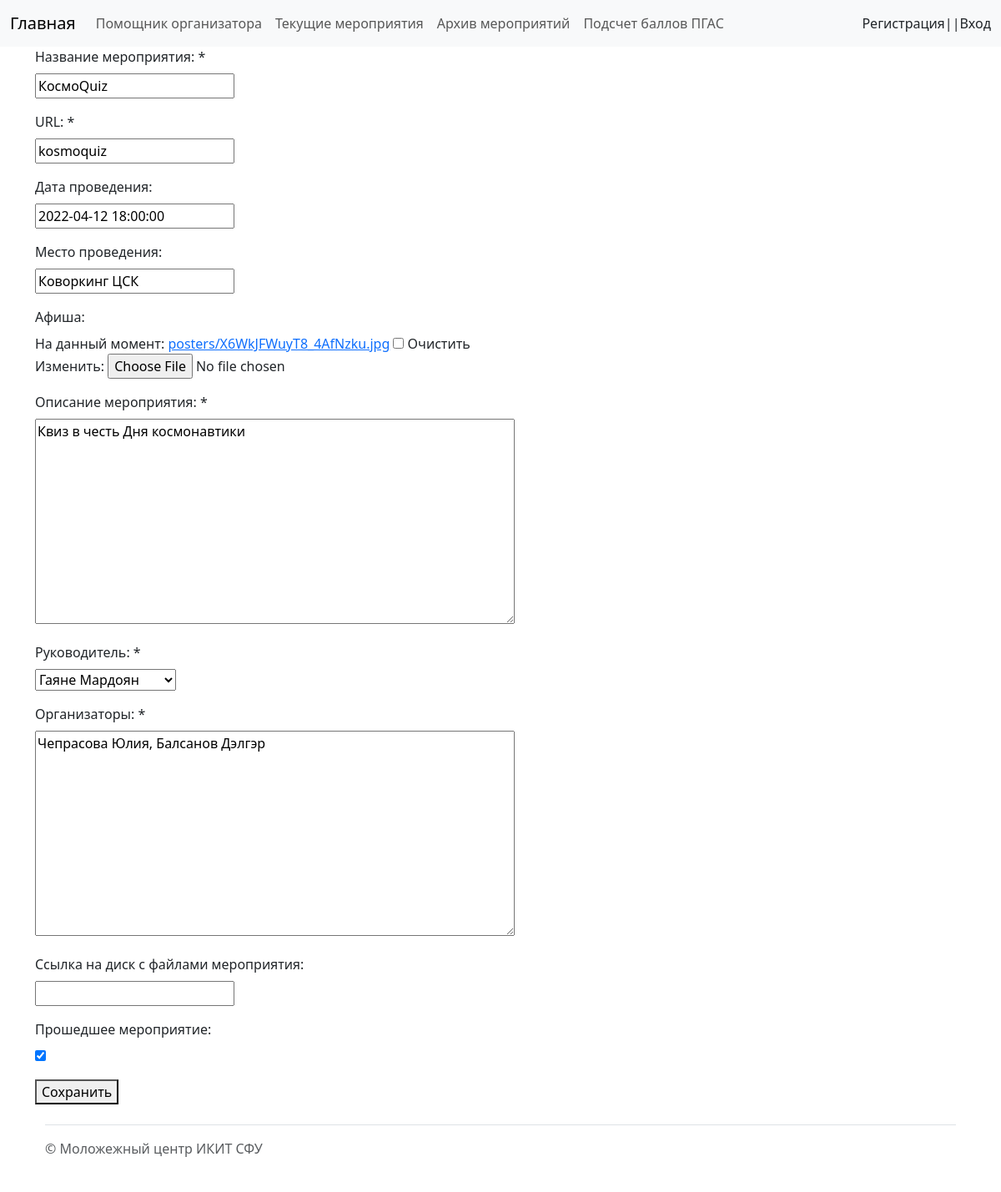
Page /event/kosmoquiz/edit/ on the committed database.
### events/models.py (models this page shows, shortened)
class Event(models.Model):
    title = models.CharField(max_length=255, verbose_name="Название мероприятия")
    slug = models.SlugField(max_length=255, unique=True, null=True, db_index=True, verbose_name="URL")
    data = models.DateTimeField(blank=True, verbose_name="Дата проведения", null=True)
    place = models.CharField(max_length = 255, verbose_name="Место проведения", null=True, blank=True)
    poster = models.ImageField(upload_to="posters/", null=True, verbose_name="Афиша", blank=True)
    description = models.TextField(blank=True, verbose_name="Описание мероприятия")
    main_organizer = models.ForeignKey(User, on_delete=models.SET_DEFAULT, default=None, null=True, verbose_name="Руководитель")
    organizers = models.TextField(verbose_name="Организаторы")
    docs = models.URLField(blank=True, null=True, verbose_name="Ссылка на диск с файлами мероприятия")
    is_done = models.BooleanField(default=False, verbose_name="Прошедшее мероприятие")
    class Meta:
        ordering = ['-data',]

### events/views.py (the view)
# urls.py: path('event/<slug:event_slug>/edit/', EventEdit.as_view(), name='event_edit'),
class EventEdit(UpdateView):
    model = Event
    form_class = AddEventForm
    template_name = 'events/add_event.html'
    slug_url_kwarg = 'event_slug'
    def get_context_data(self, **kwargs):
        context = super().get_context_data(**kwargs)
        context['title'] = "Редактирование мероприятия"
        return context

### events/forms.py
class AddEventForm(forms.ModelForm):
    def __init__(self, *args, **kwargs):
        super().__init__(*args, **kwargs)
        self.fields['data'].required = False
        self.fields['place'].required = False
        self.fields['poster'].required = False
        self.fields['docs'].required = False
        self.fields['description'].required = True
        self.fields['organizers'].required = True
        self.fields['main_organizer'].label_from_instance = lambda obj: "%s" % obj.get_full_name()
    class Meta:
        model = Event
        fields = ['title', 'slug', 'data', 'place', 'poster', 'description', 'main_organizer', 'organizers', 'docs', 'is_done']
        widgets = {
            'description': forms.Textarea(attrs={'cols': 60, 'rows':10}),
            'organizers': forms.Textarea(attrs={'cols': 60, 'rows': 10}),
            'data': DateTimePickerInput(),
        }

### events/templates/events/add_event.html (shortened to what this page needs)
{% extends 'events/base.html' %}
{% load bootstrap4 %}
{% block content %}
<div class="container">
<form method="post" enctype="multipart/form-data" >
    {% for f in form %}
    <div class="mb-3">
        <label class="form-label" for="{{f.id_for_label}}">{{f.label}}: </label>{% if f.field.required %} * {% endif %}
        <p>{{ f }}</p>
    </div>
    {% endfor %}
    <button type="submit">Сохранить</button>
</form>
{% endblock %}

### rows in the picture
Event: form "КосмоQuiz" "kosmoquiz" "2022-04-12 18:00:00" "Коворкинг ЦСК" "Квиз в честь Дня космонавтики" "Гаяне Мардоян" "Чепрасова Юлия, Балсанов Дэлгэр" "☑"

### other values in the picture
{{ f.label }} "Название мероприятия" "URL" "Дата проведения" "Место проведения" "Афиша" "Описание мероприятия" "Руководитель" "Организаторы" "Ссылка на диск с файлами мероприятия" "Прошедшее мероприятие"
